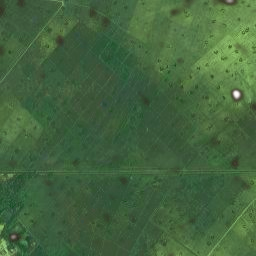
#> input picture dataset/gagal_panen/gagal_001_before.png, 256 x 256 px, given in place of PAIR_001_BEFORE.jpg, which was not available
$ python evaluate_ablation.py
#> lines starting #> are read from the running program, lines starting #| are printed output that depends on the picture; after the words box and inside, x2 and y2 are one past the last pixel; in counts of white or black regions, pixels touching at a corner belong together
#> (reads dataset/metadata.json from the repository)
#> in main, img_before is the input picture: shape (256, 256, 3); mean B, G, R 62.4, 100.3, 67.7
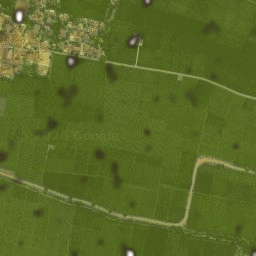
#> input picture dataset/sukses_panen/sukses_001_before.png, 256 x 256 px, given in place of PAIR_001_AFTER.jpg, which was not available
#> in main, img_after is the input picture: shape (256, 256, 3); mean B, G, R 38.8, 104.8, 88.8
### src/pcd_pipeline.py
import cv2
import numpy as np
import math

class PCDPipeline:
    # Konstanta Standar Spasial Satelit Zoom 18 & Agronomi BPS Pantura Jabar
    PLOT_AREA_HA = 2.36  # Luas 1 tile satelit Zoom 18 (256x256 px * (0.6m)^2 = 23,593 m2 = 2.36 ha)
    BPS_PRODUCTIVITY_KG_HA = 6000.0  # Rata-rata produktivitas padi sawah irigasi Karawang-Indramayu: 6,0 ton/ha
    TRUCK_CAPACITY_KG = 6000.0  # Daya angkut truk Colt Diesel pedesaan: 6 ton (6.000 kg)
    SACK_CAPACITY_KG = 60.0  # Bobot rata-rata 1 karung gabah basah: 60 kg

    def __init__(self):
        # Morphological kernels
        self.kernel_3x3 = cv2.getStructuringElement(cv2.MORPH_RECT, (3, 3))
        self.clahe = cv2.createCLAHE(clipLimit=2.5, tileGridSize=(8, 8))

    def calculate_yield_and_logistics(self, fvc, ypr, pred_class):
        """
        Formula Konversi Deterministik PCD:
        Mengonversi Kepadatan Kanopi (FVC) menjadi Luas Panen Bersih,
        Estimasi Hasil Produksi Gabah (Kg/Ton), serta Alokasi Truk (< 24 Jam).
        """
        if pred_class == "SUKSES_PANEN":
            net_area_ha = round(float(fvc) * self.PLOT_AREA_HA, 3)
            yield_kg = int(round(net_area_ha * self.BPS_PRODUCTIVITY_KG_HA))
            yield_ton = round(yield_kg / 1000.0, 2)
            sacks_count = int(math.ceil(yield_kg / self.SACK_CAPACITY_KG))
            trucks_count = int(math.ceil(yield_kg / self.TRUCK_CAPACITY_KG))
            action_desc = f"SIAP JEMPUT: {trucks_count} Truk Colt Diesel ke Dryer (< 24 Jam)"
        else:
            net_area_ha = 0.0
            yield_kg = 0
            yield_ton = 0.0
            sacks_count = 0
            trucks_count = 0
            action_desc = "PUSO / BATALKAN TRUK: Terbitkan Tiket Klaim Asuransi AUTP"

        return {
            "net_area_ha": net_area_ha,
            "yield_kg": yield_kg,
            "yield_ton": yield_ton,
            "sacks_count": sacks_count,
            "trucks_count": trucks_count,
            "action_desc": action_desc
        }

    # ==========================================
    # METODE B: METODE USULAN KITA (PROPOSED)
    # (HSV + CLAHE pada Kanal V + Soil-Water Masking)
    # ==========================================
    # [11 lines left out: function preprocess_proposed, not called in this run]

    def create_soil_water_mask(self, hsv_norm, v_raw=None, s_raw=None):
        """
        Menyaring piksel untuk mengambil MURNI tajuk tanaman padi
        dan membuang lumpur basah, air banjir, serta silau air:
        1. Buang silau air: S < 35 dan V > 215
        2. Buang air keruh & lumpur basah gelap: V_raw <= 65
        3. Isolasi tanaman padi: Kuning Emas (H >= 18) hingga Hijau Segar (H <= 85)
           dengan saturasi pigmen cukup (S >= 35, V >= 45)
        4. Operasi Morfologi Opening (bersihkan noise) & Closing (tutup lubang daun)
        """
        h, s, v = cv2.split(hsv_norm)
        if v_raw is None:
            v_raw = v
        if s_raw is None:
            s_raw = s

        # Masking tanaman padi aktif (Kuning Emas sampai Hijau Segar, skala satelit Zoom 18)
        crop_mask = ((h >= 18) & (h <= 85) & (s >= 35) & (v >= 45)).astype(np.uint8) * 255

        # Masking genangan air / banjir masif (reflektansi fisik riil v_raw <= 65 atau silau air)
        water_mask = ((v_raw <= 65) | ((s_raw < 35) & (v_raw > 215))).astype(np.uint8) * 255

        # Masking tanah kering merekah / puso kekeringan (reflektansi fisik riil s_raw <= 45 & v_raw in [60, 220])
        dry_soil_mask = ((s_raw <= 45) & (v_raw >= 60) & (v_raw <= 220)).astype(np.uint8) * 255

        # Rapikan crop mask dengan morfologi
        crop_mask = cv2.morphologyEx(crop_mask, cv2.MORPH_OPEN, self.kernel_3x3)
        crop_mask = cv2.morphologyEx(crop_mask, cv2.MORPH_CLOSE, self.kernel_3x3)

        return crop_mask, water_mask, dry_soil_mask

    def extract_features_proposed(self, bgr_img):
        hsv_raw = cv2.cvtColor(bgr_img, cv2.COLOR_BGR2HSV)
#> hsv_raw: shape (256, 256, 3); mean H, S, V 56.7, 98.5, 100.3
        h_raw, s_raw, v_raw = cv2.split(hsv_raw)

        # CLAHE pada kanal V untuk normalisasi kontras tajuk tanaman terhadap bayangan
        v_clahe = self.clahe.apply(v_raw)
        hsv_norm = cv2.merge([h_raw, s_raw, v_clahe])
#> hsv_norm: shape (256, 256, 3); mean H, S, V 56.7, 98.5, 110.7

        crop_mask, water_mask, dry_soil_mask = self.create_soil_water_mask(hsv_norm, v_raw, s_raw)
#> in create_soil_water_mask, `dry_soil_mask = ((s_raw <= 45) & (v_raw >= 60) & (v_raw <= 220)).astyp..`:
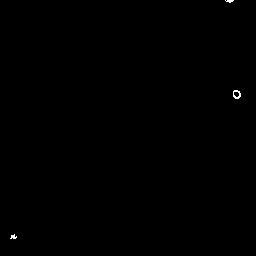
#> dry_soil_mask: shape (256, 256); 0.12% white in thin lines or dots, all inside (x1, y1, x2, y2) = (10, 0, 241, 239)
        total_pixels = bgr_img.shape[0] * bgr_img.shape[1]

        # 1. FVC (Fractional Vegetation Cover)
        crop_pixel_count = np.count_nonzero(crop_mask)
#> crop_pixel_count = 65255
        fvc = crop_pixel_count / total_pixels
#> fvc = 0.996

        # 2. YPR (Yellow Pixel Ratio - Persentase padi menguning matang: Hue 18-38)
        h, s, v = cv2.split(hsv_norm)
        if crop_pixel_count > 0:
            yellow_pixels = np.count_nonzero((crop_mask > 0) & (h >= 18) & (h <= 38))
#> yellow_pixels = 51
            ypr = yellow_pixels / crop_pixel_count
#> ypr = 0.000782
            mean_hue = np.mean(h[crop_mask > 0])
#> mean_hue = 56.8
        else:
            ypr = 0.0
            mean_hue = 0.0

        # 3. Water & Dry Soil Ratio
        water_ratio = np.count_nonzero(water_mask) / total_pixels
#> water_ratio = 0.00256
        dry_soil_ratio = np.count_nonzero(dry_soil_mask) / total_pixels
#> dry_soil_ratio = 0.00119

        # 4. TGI (Triangular Greenness Index)
        b, g, r = cv2.split(bgr_img.astype(np.float32))
        tgi = g - 0.39 * r - 0.61 * b
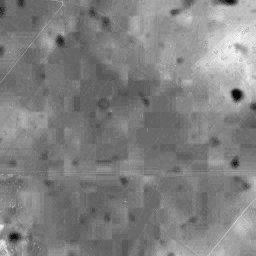
#> tgi: shape (256, 256) float32; min -1.24, max 71.96, mean 35.8; drawn with min black and max white
        mean_tgi = np.mean(tgi[crop_mask > 0]) if crop_pixel_count > 0 else 0.0
#> mean_tgi = 35.94

        return {
            "fvc": fvc,
            "ypr": ypr,
            "mean_hue": mean_hue,
            "water_ratio": water_ratio,
            "dry_soil_ratio": dry_soil_ratio,
            "mean_tgi": mean_tgi,
            "crop_mask": crop_mask,
            "water_mask": water_mask,
            "dry_soil_mask": dry_soil_mask
        }

    def predict_proposed(self, bgr_before, bgr_after):
        """
        Klasifikasi menggunakan Pohon Keputusan PCD Murni:
        - Membandingkan selisih temporal (Before vs After)
        """
        feat_before = self.extract_features_proposed(bgr_before)
#> feat_before = 9 items
        feat_after = self.extract_features_proposed(bgr_after)
#> in extract_features_proposed (call 2), `h_raw, s_raw, v_raw = cv2.split(hsv_raw)`:
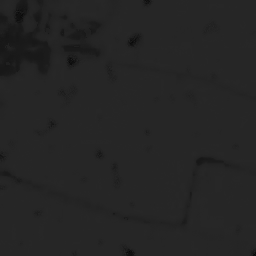
#> h_raw: shape (256, 256); min 6, max 40, mean 37
#> in extract_features_proposed (call 2), `h_raw, s_raw, v_raw = cv2.split(hsv_raw)`:
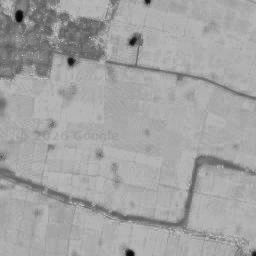
#> s_raw: shape (256, 256); min 7, max 205, mean 162.8
#> in extract_features_proposed (call 2), `v_clahe = self.clahe.apply(v_raw)`:
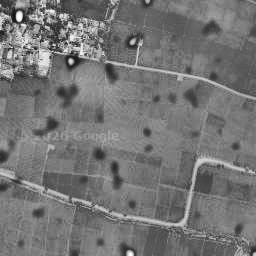
#> v_clahe: shape (256, 256); min 18, max 255, mean 116.5
#> in create_soil_water_mask (call 2), `crop_mask = ((h >= 18) & (h <= 85) & (s >= 35) & (v >= 45)).astype(np...`:
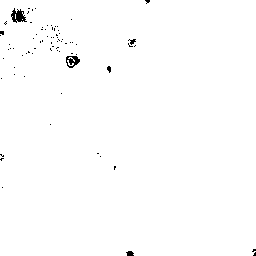
#> crop_mask: shape (256, 256); 99.3% white; 77 black regions (72 under 20 px), largest, box (x1, y1, x2, y2) and area: (11, 8, 27, 23) 134, (66, 56, 80, 68) 100, (126, 251, 134, 256) 31, (128, 39, 136, 45) 24, (107, 66, 111, 73) 20
#> (the rest of the program and of its run is left out)
